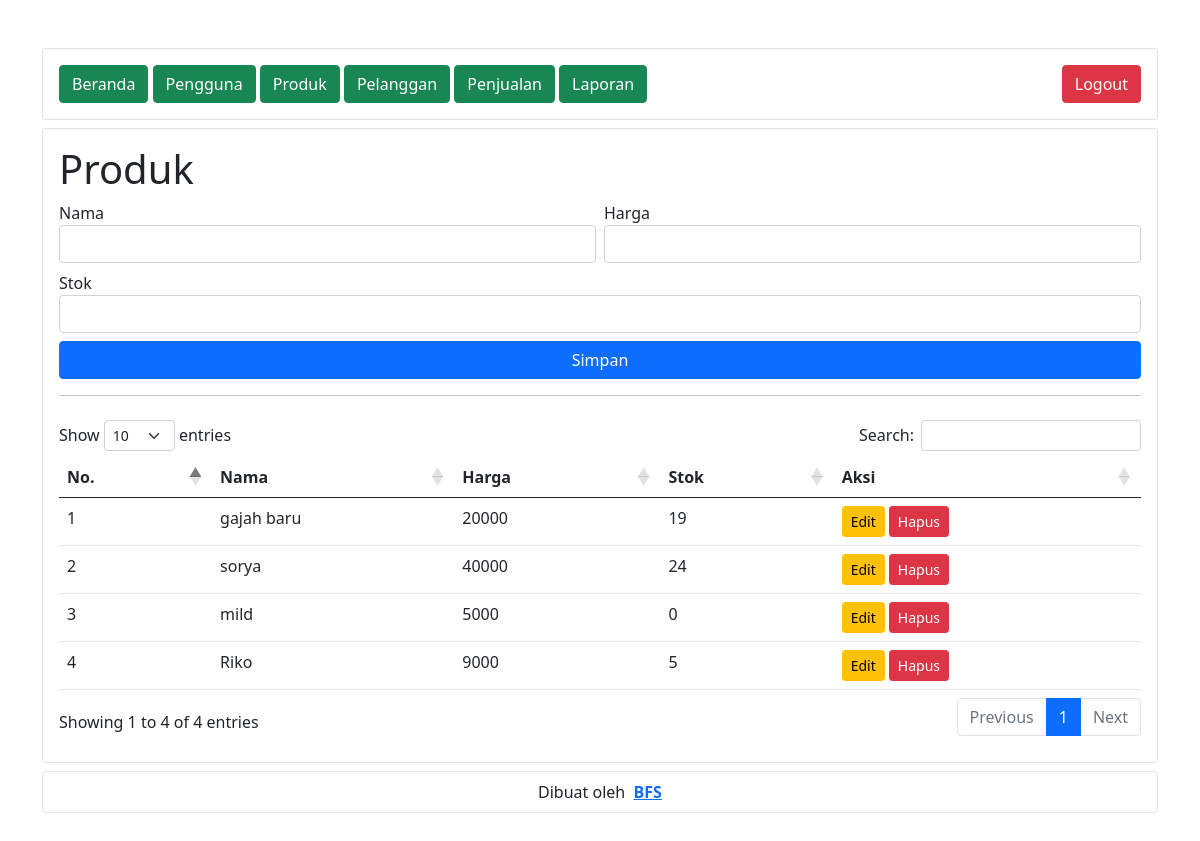
The page /pages/produk/index.php (signed in) on the database its author committed.
### tables this page shows
CREATE TABLE `produk` (
  `id` int(10) UNSIGNED NOT NULL,
  `nama` varchar(255) NOT NULL,
  `harga` int(11) NOT NULL,
  `stok` int(10) UNSIGNED NOT NULL
);

### function/config.php (called while the page is built, shortened)
<?php
class Database
{
    public function query($sql, $data, $fetch = false)
    {
        require('connection.php');
        $q = $db->prepare($sql);
        $q->execute($data);
        return $fetch ? $q->fetch(2) : $q;
    }
}

### pages/produk/class.php (called while the page is built, shortened)
<?php
require('../../function/config.php');
class Produk
{
    private $db;
    public function __construct()
    {
        $this->db = new Database();
    }
    public function data()
    {
        $result = $this->db->query("SELECT * FROM produk", []);
        $rows = [];
        while ($row = $result->fetch(2)) {
            $rows[] = $row;
        }
        return $rows;
    }
}

### pages/produk/index.php (the view, shortened to what this page needs)
<?php
require('../layout/header.php');
$produk = new Produk();
?>
<div id="content">
    <h1>Produk</h1>
    <form action="" method="post" class="row g-2">
        <div class="form-group col-lg-6">
            <label for="nama">Nama</label>
            <input type="text" name="nama" id="nama" class="form-control" required>
        </div>
        <div class="form-group col-lg-6">
            <label for="harga">Harga</label>
            <input type="number" name="harga" id="harga" class="form-control" required>
        </div>
        <div class="form-group col-lg-12">
            <label for="stok">Stok</label>
            <input type="number" name="stok" id="stok" class="form-control" required>
        </div>
        <div class="form-group col-lg-12">
            <button type="submit" name="simpan" class="btn w-100 btn-primary">Simpan</button>
        </div>
    </form>
    <hr>
    <div class="py-2">
        <div class="table-responsive">
            <table class="table">
                <thead>
                    <tr>
                        <th>No.</th>
                        <th>Nama</th>
                        <th>Harga</th>
                        <th>Stok</th>
                        <th>Aksi</th>
                    </tr>
                </thead>
                <tbody>
                    <?php if (count($produk->data()) < 1) : ?>
                        <tr>
                            <td colspan="6" class="text-center">Data tidak tersedia!</td>
                        </tr>
                    <?php endif; ?>
                    <?php foreach ($produk->data() as $index => $value) : ?>
                        <tr>
                            <td><?= ($index + 1) ?></td>
                            <td><?= $value['nama'] ?></td>
                            <td><?= $value['harga'] ?></td>
                            <td><?= $value['stok'] ?></td>
                            <td>
                                <div class="d-flex gap-1">
                                    <form action="" method="post">
                                        <a href="edit.php?id=<?= $value['id'] ?>" class="btn btn-sm btn-warning">Edit</a>
                                        <button type="submit" name="hapus" value="<?= $value['id'] ?>" class="btn btn-sm btn-danger">Hapus</button>
                                    </form>
                                </div>
                            </td>
                        </tr>
                    <?php endforeach; ?>
                </tbody>
            </table>
        </div>
    </div>
</div>
<?php
require('../layout/footer.php');
?>

### rows shown on the page
produk: nama "gajah baru", harga "20000", stok "19"
produk: nama "sorya", harga "40000", stok "24"
produk: nama "mild", harga "5000", stok "0"
produk: nama "Riko", harga "9000", stok "5"
